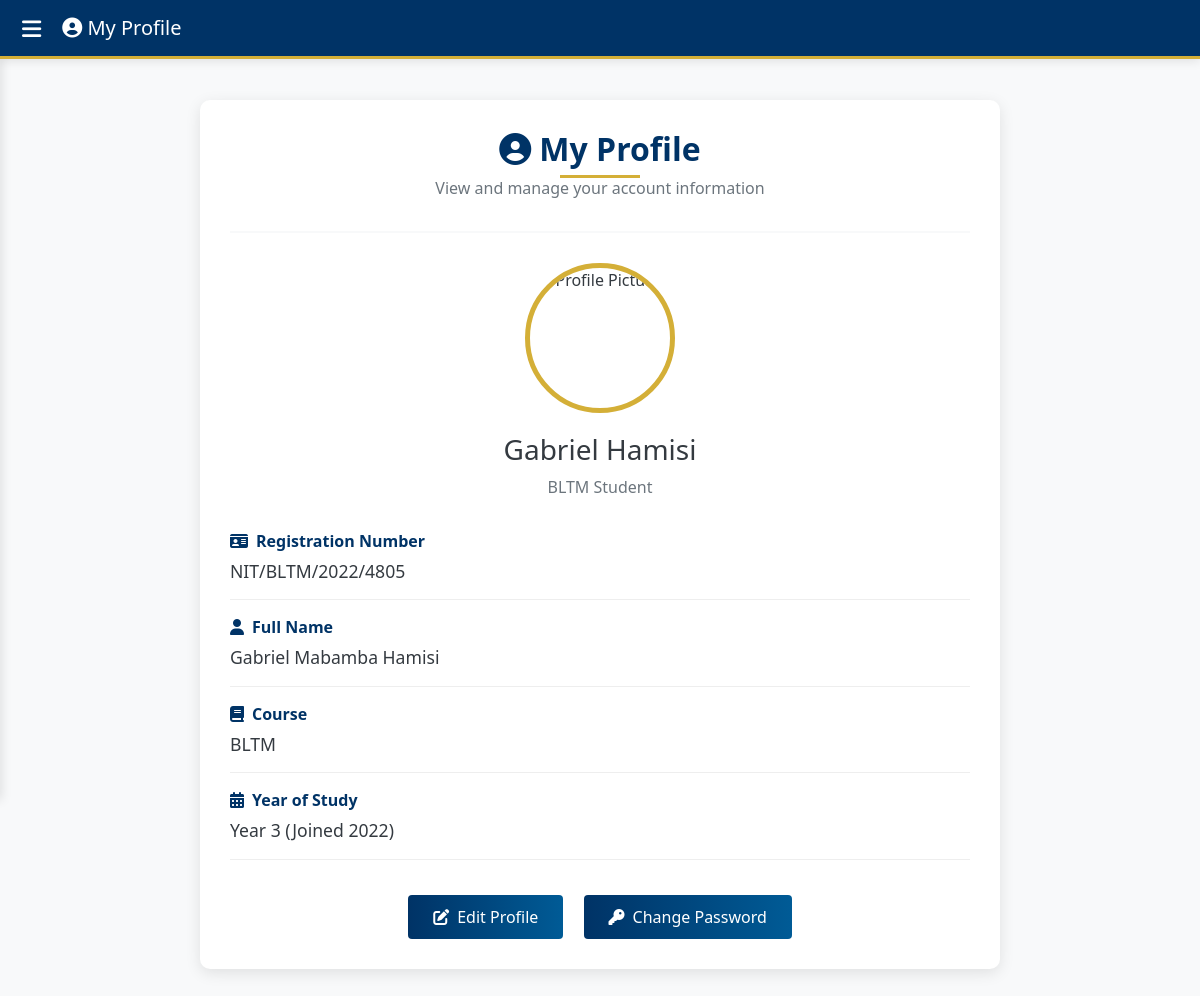
Screenshot of /profile.php (signed in) with the database file from the repository.
### tables this page shows
CREATE TABLE `students` (
  `first_name` varchar(50) DEFAULT NULL,
  `second_name` varchar(50) DEFAULT NULL,
  `last_name` varchar(50) DEFAULT NULL,
  `password` varchar(50) DEFAULT NULL,
  `course` varchar(50) DEFAULT NULL,
  `year_joined` int(11) DEFAULT NULL,
  `unique_no` int(11) NOT NULL,
  `reg_no` varchar(50) NOT NULL,
  `id` int(11) NOT NULL,
  `level` int(11) NOT NULL,
  `profile_pic` varchar(255) NOT NULL,
  `reference` varchar(255) NOT NULL,
  `email` varchar(255) NOT NULL,
  `phone` int(12) NOT NULL,
  `department` varchar(255) NOT NULL
);

### profile.php (the view, shortened to what this page needs)
<?php
include 'db_connect.php';
$user_id = $_SESSION['user_id'];
$sql = "SELECT reg_no, first_name, second_name, last_name, course, year_joined, profile_pic FROM students WHERE id = ?";
$stmt = $conn->prepare($sql);
$stmt->bind_param("s", $user_id);
$stmt->execute();
$result = $stmt->get_result();
if ($result->num_rows > 0) {
    $user = $result->fetch_assoc();
} else {
    echo "User not found.";
    exit();
}
?>
<!DOCTYPE html>
<html lang="en">
<head>
    <link href="https://stackpath.bootstrapcdn.com/bootstrap/4.5.2/css/bootstrap.min.css" rel="stylesheet">
    <link rel="stylesheet" href="https://cdnjs.cloudflare.com/ajax/libs/font-awesome/6.4.0/css/all.min.css">
</head>
<body>
    <nav class="navbar navbar-expand-lg navbar-dark fixed-top">
        <button class="toggle-btn" onclick="toggleSidebar()"><i class="fas fa-bars"></i></button>
        <a class="navbar-brand" href="#">
            <i class="fas fa-user-circle"></i> My Profile
        </a>
    </nav>
    <div class="content" id="content">
        <div class="profile-container">
            <div class="profile-header">
                <h2><i class="fas fa-user-circle mr-2"></i>My Profile</h2>
                <p class="text-muted">View and manage your account information</p>
            </div>
            <div class="text-center">
                <img src="uploads/<?php echo !empty($user['profile_pic']) ? htmlspecialchars($user['profile_pic']) : 'default.jpg'; ?>"
                     alt="Profile Picture" class="profile-picture">
                <h3 class="mt-3"><?php echo htmlspecialchars($user['first_name'] . ' ' . $user['last_name']); ?></h3>
                <p class="text-muted"><?php echo htmlspecialchars($user['course']); ?> Student</p>
            </div>
            <div class="profile-details">
                <div class="detail-item">
                    <div class="detail-label"><i class="fas fa-id-card mr-2"></i>Registration Number</div>
                    <div class="detail-value"><?php echo htmlspecialchars($user['reg_no']); ?></div>
                </div>
                <div class="detail-item">
                    <div class="detail-label"><i class="fas fa-user mr-2"></i>Full Name</div>
                    <div class="detail-value">
                        <?php echo htmlspecialchars($user['first_name'] . ' ' . $user['second_name'] . ' ' . $user['last_name']); ?>
                    </div>
                </div>
                <div class="detail-item">
                    <div class="detail-label"><i class="fas fa-book mr-2"></i>Course</div>
                    <div class="detail-value"><?php echo htmlspecialchars($user['course']); ?></div>
                </div>
                <div class="detail-item">
                    <div class="detail-label"><i class="fas fa-calendar-alt mr-2"></i>Year of Study</div>
                    <div class="detail-value">
                        Year <?php echo (date("Y") - $user['year_joined']); ?> (Joined <?php echo $user['year_joined']; ?>)
                    </div>
                </div>
                <div class="text-center">
                    <a href="#" class="btn btn-edit">
                        <i class="fas fa-edit mr-2"></i>Edit Profile
                    </a>
                    <a href="change_password.php" class="btn btn-edit ml-3">
                        <i class="fas fa-key mr-2"></i>Change Password
                    </a>
                </div>
            </div>
        </div>
    </div>
</body>
</html>

### profile.php (style rules this page uses)
:root { --primary-blue: #003366; --secondary-blue: #005b96; --accent-gold: #d4af37; --light-gray: #f8f9fa; --dark-gray: #343a40; }
body { background-color: var(--light-gray); color: var(--dark-gray); font-family: 'Segoe UI', Tahoma, Geneva, Verdana, sans-serif; padding-top: 70px; }
.navbar { background-color: var(--primary-blue); box-shadow: 0 2px 10px rgba(0, 0, 0, 0.1); border-bottom: 3px solid var(--accent-gold); }
.content { margin-left: 0; transition: margin-left 0.3s; padding: 30px; }
.toggle-btn { background: transparent; border: none; color: white; font-size: 22px; cursor: pointer; margin-right: 15px; }
.profile-container { background-color: white; border-radius: 10px; box-shadow: 0 4px 15px rgba(0, 0, 0, 0.1); padding: 30px; max-width: 800px; margin: 0 auto; }
.profile-header { text-align: center; margin-bottom: 30px; padding-bottom: 15px; border-bottom: 2px solid var(--light-gray); }
.profile-header h2 { color: var(--primary-blue); font-weight: 700; position: relative; }
.profile-header h2::after { content: ''; position: absolute; bottom: -10px; left: 50%; transform: translateX(-50%); width: 80px; height: 3px; background: var(--accent-gold); }
.profile-picture { width: 150px; height: 150px; border-radius: 50%; object-fit: cover; border: 5px solid var(--accent-gold); margin: 0 auto 20px; display: block; }
.profile-details { margin-top: 30px; }
.detail-item { margin-bottom: 15px; padding-bottom: 15px; border-bottom: 1px solid #eee; }
.detail-label { font-weight: 600; color: var(--primary-blue); margin-bottom: 5px; }
.detail-value { font-size: 1.1rem; }
.btn-edit { background: linear-gradient(to right, var(--primary-blue), var(--secondary-blue)); border: none; padding: 10px 25px; font-weight: 500; transition: all 0.3s; color: white; margin-top: 20px; }

### rows the page displays
students: first_name+last_name "Gabriel Hamisi", course "BLTM", reg_no "NIT/BLTM/2022/4805", first_name+second_name+last_name "Gabriel Mabamba Hamisi", year_joined "2022"
